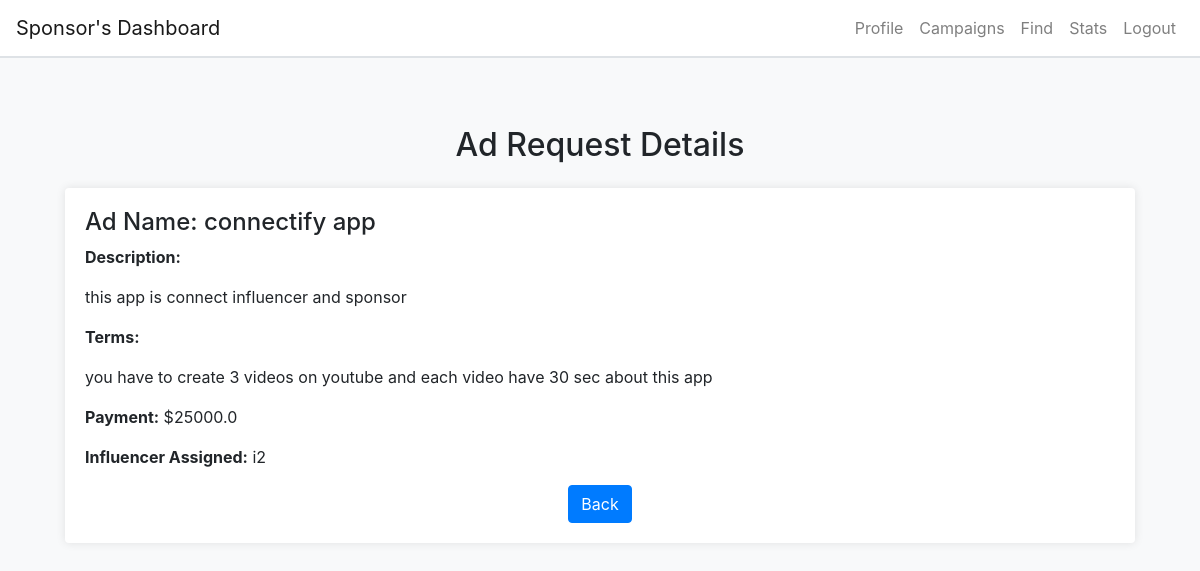
/ad_view/1 (signed in), run on the app's committed database.
### app.py (models this page shows)
class AdRequest(db.Model):
    id = db.Column(db.Integer, primary_key=True)
    ad_name = db.Column(db.String(100), nullable=False)
    description = db.Column(db.String(500), nullable=False)
    terms = db.Column(db.String(500), nullable=True)
    payment = db.Column(db.Float, nullable=False)
    influencer_name = db.Column(db.String(100), nullable=True)
    influencer_id = db.Column(db.Integer, db.ForeignKey('influencers.id'), nullable=True)
    campaign_id = db.Column(db.Integer, db.ForeignKey('campaign.id'), nullable=False)
    negotiation_status = db.Column(db.String(20), nullable=False, default='no negotiation')
    modified_terms = db.Column(db.Text, nullable=True)
    modified_payment = db.Column(db.Float, nullable=True)
    created_by = db.Column(db.String(20), nullable=False)
    created_at = db.Column(db.DateTime, default=datetime.utcnow)
    campaign = db.relationship('Campaign', back_populates='ad_requests')
    sponsor_id = db.Column(db.Integer, db.ForeignKey('sponsors.id'), nullable=False)
    status = db.Column(db.String(50), default='pending')

### app.py (the view)
@app.route('/ad_view/<string:source>/<int:request_id>', methods=['GET'])
@app.route('/ad_view/<int:request_id>', methods=['GET'])
def view_ad(request_id,source=None):
    if 'user_id' not in session:
        flash('You need to log in first.', 'warning')
        return redirect(url_for('login'))
    ad_request = AdRequest.query.get_or_404(request_id)
    user_role = session.get('user_role')
    return render_template('ad_view.html', source=source,ad_request=ad_request, user_role=user_role)

### templates/ad_view.html
{% extends "base.html" %} {% block title %}AdRequest Details{% endblock %} {%
block content %}
<div class="container mt-5">
  <h2 class="text-center">Ad Request Details</h2>
  <div class="card mt-4">
    <div class="card-body">
      <h4>Ad Name: {{ ad_request.ad_name }}</h4>
      <p><strong>Description:</strong></p>
      <p>{{ ad_request.description }}</p>
      <p><strong>Terms:</strong></p>
      <p>{{ ad_request.terms }}</p>
      <p><strong>Payment:</strong> ${{ ad_request.payment }}</p>
      <p>
        <strong>Influencer Assigned:</strong> {{ ad_request.influencer_name }}
      </p>
      <div class="text-center">
        {% if user_role == 'influencer' %}
        <a href="{{ url_for('influencer_profile') }}" class="btn btn-primary"
          >Back</a
        >
        {% elif user_role == 'sponsor' %}
        <form
          method="GET"
          action="{% if source == 'details' %}{{ url_for('campaign_details', campaign_id=ad_request.campaign_id) }}{% elif source == 'profile' %}{{ url_for('sponsor_profile') }}{% endif %}"
        >
          <button class="btn btn-primary">Back</button>
        </form>
        {% elif user_role == 'admin' %}
        <a href="{{ url_for('admin_info') }}" class="btn btn-primary">Back</a>
        {% endif %}
      </div>
    </div>
  </div>
</div>
{% endblock %}

### templates/base.html (style rules this page uses)
body { background-color: #f8f9fa; }
.card { margin-bottom: 20px; border: none; box-shadow: 0 0 10px rgba(0, 0, 0, 0.1); }

### data on the page
AdRequest: ad_name "connectify app", description "this app is connect influencer and sponsor", terms "you have to create 3 videos on youtube and each video have 30 sec about this app", payment "25000.0", influencer_name "i2"
